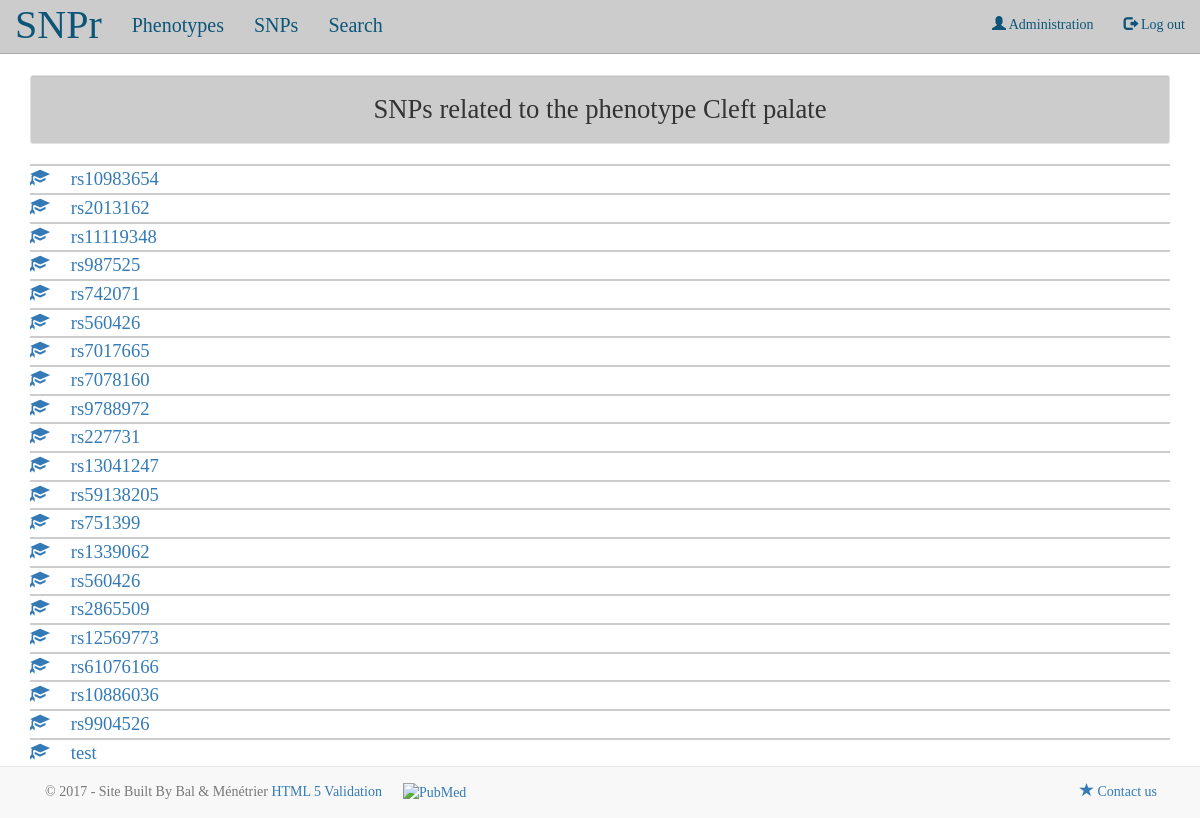
/phenotypes/7 (signed in), run on the app's committed database.
### snpref/models.py (models this page shows, shortened)
class Phenotype(models.Model):
    trait = models.CharField(max_length = 100)

class SNPRefPhen(models.Model):
    phenotype = models.ForeignKey(Phenotype, on_delete = models.CASCADE)
    snp = models.ForeignKey(SNP, on_delete = models.CASCADE)
    ref = models.ForeignKey(Reference, on_delete = models.CASCADE)

class SNP(models.Model):
    rs_id = models.CharField(max_length = 20)

### snpref/views.py (the view)
# urls.py: url(r'^(?P<pk>[0-9]+)/?$', views.phenotype_detail,
def phenotype_detail(request, pk):
    if not request.user.is_authenticated:
        return redirect_to_connexion()
    phenotype = Phenotype.objects.get(pk = pk)
    snp_refs = SNPRefPhen.objects.filter(phenotype = phenotype)
    return render(request, 'snpref/phenotype_detail.html',
    {'snp_refs' : snp_refs, 'phenotype' : phenotype})

### snpref/templates/snpref/phenotype_detail.html (shortened to what this page needs)
{% extends 'snpref/base.html' %}
{% block content %}
<div class="well well-sm">
  <h4>SNPs related to the phenotype {{phenotype.trait}}</h4>
</div>
<hr>
{% for snp_ref in snp_refs %}
<div>
  <a class = "snp-detail"
  href="{{snp_ref.ref.url}}" data-toggle="tooltip" title="Reference">
      <span  class="glyphicon glyphicon-education">
      </span>
    </a>
    <a class = "snp-detail"
    href="{% url 'snpref:snp_detail' pk=snp_ref.snp.pk%}"
    data-toggle="tooltip" title="See phenotypes">
      {{snp_ref.snp.rs_id}}
    </a>
</div>
<hr>
{% endfor %}
{% endblock content %}

### snpref/static/css/snpref.css (style rules this page uses)
body { font-family: 'Ubuntu Condensed'; }
h4 { font-size : 20pt; text-align: center; }
.well { background-color: #CCCCCC; }
.snp-detail { font-size: 14pt; }
hr { border-color: #CCCCCC; border-width: 2px 0; margin: 0px; }

### data on the page
Phenotype: trait "Cleft palate"
SNPRefPhen: snp.rs_id "rs10983654"
SNPRefPhen: snp.rs_id "rs2013162"
SNPRefPhen: snp.rs_id "rs11119348"
SNPRefPhen: snp.rs_id "rs987525"
SNPRefPhen: snp.rs_id "rs742071"
SNPRefPhen: snp.rs_id "rs560426"
SNPRefPhen: snp.rs_id "rs7017665"
SNPRefPhen: snp.rs_id "rs7078160"
SNPRefPhen: snp.rs_id "rs9788972"
SNPRefPhen: snp.rs_id "rs227731"
SNPRefPhen: snp.rs_id "rs13041247"
SNPRefPhen: snp.rs_id "rs59138205"
SNPRefPhen: snp.rs_id "rs751399"
SNPRefPhen: snp.rs_id "rs1339062"
SNPRefPhen: snp.rs_id "rs560426"
SNPRefPhen: snp.rs_id "rs2865509"
SNPRefPhen: snp.rs_id "rs12569773"
SNPRefPhen: snp.rs_id "rs61076166"
SNPRefPhen: snp.rs_id "rs10886036"
SNPRefPhen: snp.rs_id "rs9904526"
SNPRefPhen: snp.rs_id "test"
